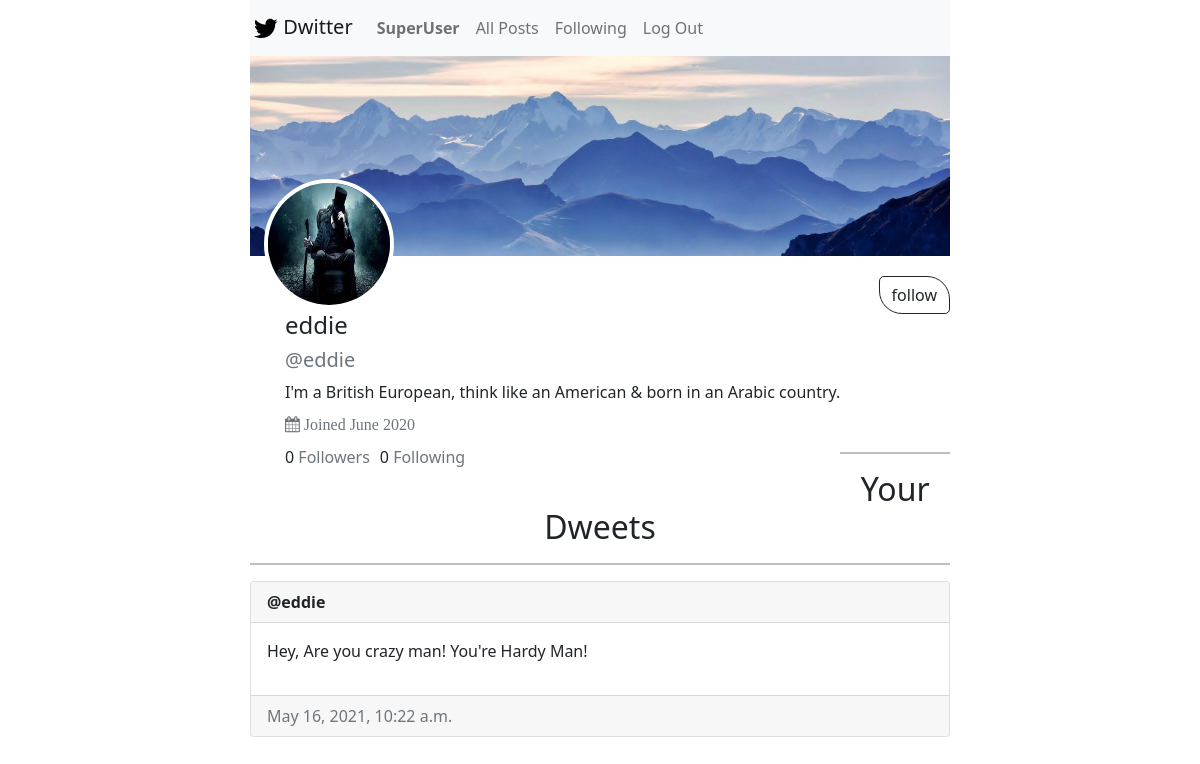
Screenshot of /1 (signed in) with the database file from the repository.
### network/models.py (models this page shows, shortened)
class User(AbstractUser):
    pass

class Profile(models.Model):
    user = models.OneToOneField(
        User, on_delete=models.CASCADE, related_name="user_profile"
    )
    profile_pic = models.ImageField(default="default.jpg", upload_to="profile_pics")
    background_img = models.ImageField(
        default="Default_background.jpg", upload_to="bg_img"
    )
    bio = models.TextField(null=False, default="")

class post(models.Model):
    posted_by = models.ForeignKey(
        User, on_delete=models.CASCADE, related_name="post_owner"
    )
    posted_on = models.DateTimeField(auto_now_add=True)
    description = models.TextField(null=False, default="")

### network/views.py (the view, shortened to what this page needs)
# urls.py: path("<int:user_id>", views.others_profile, name="others_profile"),
def others_profile(request, user_id):
    user = User.objects.get(pk=user_id)
    follow_unfollow = ""
    style = ""
    all_follower_following = follower_following.objects.all()
    flag = 0
    if not flag:
        follow_unfollow = "follow"
        style = "dark"
    if user:
        posts = post.objects.filter(posted_by=user)
        followers = User.objects.get(username=user.username).my_followers.count()
        following = User.objects.get(username=user.username).my_following.count()
        return render(
            request,
            "network/profile.html",
            {
                "user": user,
                "posts": posts,
                "followers": followers,
                "following": following,
                "follow_button_text": follow_unfollow,
                "follow_button_style": style,
            },
        )
    return HttpResponse("NO user with that name!!!")

### network/templates/network/profile.html (shortened to what this page needs)
{% extends "network/layout.html" %}
{% block body %}
<div
    style="background-image: url('{{user.user_profile.background_img.url}}');background-size:cover;background-position:center; height:200px; ;padding-top:123px;">
    <img src="{{user.user_profile.profile_pic.url}}"
        style="margin-left: 2%; height:130px;width: 130px; border-radius: 50%; border: 4px solid #ffffff;"
        alt="Profile Pic of {{user.username}}" title="{{user.username}}">
</div>
<div class="user-details" style="margin-left: 5%; margin-top: 55px;float: left;">
    <div id="name-and-username">
        <h4>{{user.username}}</h4>
        <h5 class="text-muted">@{{user.username}}</h5>
    </div>
    <div class="status">
        {{user.user_profile.bio}}
    </div>
    <p class="text-muted fa" style="margin-top: 12px;"><i class="fa fa-calendar"></i> Joined June 2020</p>
    <div id="follow-details">
        <h6 style="text-align:left;float:left;margin-right: 10px;"> <span id="followers">{{followers}}</span> <span
                class="text-muted">Followers</span></h6>
        <h6 style="float:left;">{{following}} <span class="text-muted">Following</span> </h6>
    </div>
</div>
{% if request.user.username != user.username and request.user.is_authenticated %}
<div class="follow-unfollow" style="float: right;margin-top: 20px;">
    <form action="{% url 'follow_unfollow' %}" method="post">
        <button class="btn btn-outline-{{follow_button_style}}" name="follow_unfollow_button"
            value="{{follow_button_text}}" type="submit" id="follow-button"
            style="border-radius: 5px 23px;">{{follow_button_text}}</button>
    </form>
</div>
{% endif %}
<hr style="margin-top: 28%;border: 1px solid black;">
<h2 class="text-center">Your Dweets</h2>
<hr style="border: 1px solid black;">
<div class="my-posts">
    {% for post in posts %}
    <div class="card">
        <div class="card-header">
            <strong>@{{post.posted_by.username}}</strong>
        </div>
        <div class="card-body">
            <p>
                {{post.description}}
            </p>
        </div>
        <div class="card-footer text-muted">
            {{post.posted_on}}
        </div>
        {% endfor %}
    </div>
</div>
{% endblock %}

### network/templates/network/layout.html (shortened to what this page needs)
{% load static %}
<!DOCTYPE html>
<html lang="en">
    <head>
        <link rel="stylesheet"
            href="https://cdn.jsdelivr.net/npm/@fortawesome/fontawesome-free@5.15.3/css/fontawesome.min.css">
        <link href="https://cdn.jsdelivr.net/npm/bootstrap@5.0.0-beta3/dist/css/bootstrap.min.css" rel="stylesheet"
>
        <link href="{% static 'network/styles.css' %}" rel="stylesheet">
        <link rel="stylesheet"
            href="https://cdnjs.cloudflare.com/ajax/libs/font-awesome/4.7.0/css/font-awesome.min.css">
    </head>
    <body class="col-lg-7" style="margin: auto;">
        <nav class="navbar navbar-expand-lg navbar-light bg-light">
            <a class="navbar-brand" style="padding-left: 3px;line-height: 15px;" href="{% url 'index' %}">
                Dwitter
            </a>
            <div>
                <ul class="navbar-nav mr-auto">
                    {% if user.is_authenticated %}
                    <li class="nav-item">
                        <a class="nav-link" href="{% url 'profile'%}"><strong>{{ request.user.username }}</strong></a>
                    </li>
                    {% endif %}
                    <li class="nav-item">
                        <a class="nav-link" href="{% url 'index' %}">All Posts</a>
                    </li>
                    {% if request.user.is_authenticated %}
                    <li class="nav-item">
                        <a class="nav-link" href="{% url 'posts_of_following' %}">Following</a>
                    </li>
                    <li class="nav-item">
                        <a class="nav-link" href="{% url 'logout' %}">Log Out</a>
                    </li>
                    {% endif %}
                </ul>
            </div>
        </nav>
        <div class="body">
            {% block body %}
            {% endblock %}
        </div>
    </body>
</html>

### network/static/network/styles.css (style rules this page uses)
a { text-decoration: none; }

### rows the page displays
User: user.username "SuperUser"
User: user_profile.background_img (picture), user_profile.profile_pic (picture), username "eddie", user_profile.bio "I'm a British European, think like an American & born in an Arabic country."
post: posted_by.username "eddie", description "Hey, Are you crazy man! You're Hardy Man!", posted_on "May 16, 2021, 10:22 a.m."

### other values shown
{{ followers }} "0"
{{ following }} "0"
{{ follow_button_text }} "follow"
